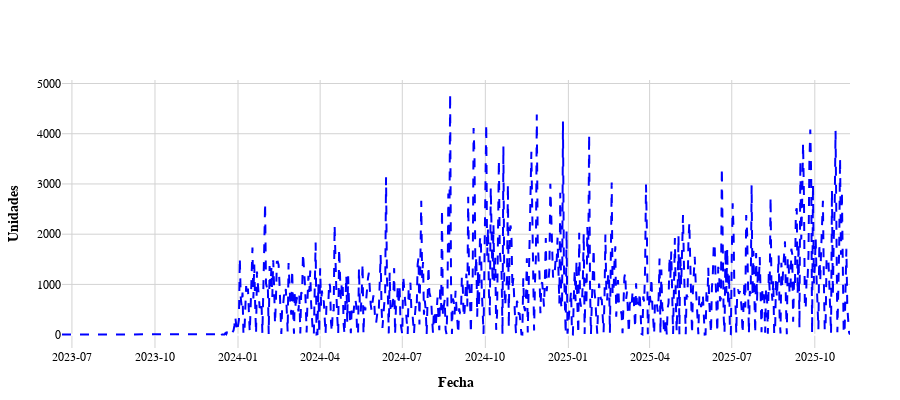

The cell this chart's notebook holds for it:
### Code cell
fig =plot_time_series(df,
                       'Fecha_Recogida', 'total_unidades', 
                 title='',
                 xaxis_title='Fecha',
                 yaxis_title='Unidades',
                     dash='dash')

### Figure 1 — Plotly figure (JSON) as saved in the notebook; plotly's stock layout.template omitted (floating-point values rounded to 4 significant figures; data arrays with more than 128 entries replaced by an {"elided": "..."} marker saying what was removed)
{"data": [{"line": {"color": "blue", "dash": "dash", "width": 2}, "mode": "lines", "name": "Total unidades", "type": "scatter", "x": {"elided": "724 str values"}, "y": {"elided": "724 int values"}}], "layout": {"font": {"color": "black", "family": "Arial", "size": 12}, "height": 400, "hovermode": "x unified", "margin": {"b": 50, "l": 50, "r": 50, "t": 80}, "paper_bgcolor": "white", "plot_bgcolor": "white", "title": {"font": {"color": "black", "family": "Arial", "size": 20}, "text": "<b></b>"}, "xaxis": {"gridcolor": "lightgray", "showgrid": true, "tickformat": "%Y-%m", "title": {"text": "<b>Fecha</b>"}}, "yaxis": {"gridcolor": "lightgray", "showgrid": true, "title": {"text": "<b>Unidades</b>"}}}}
